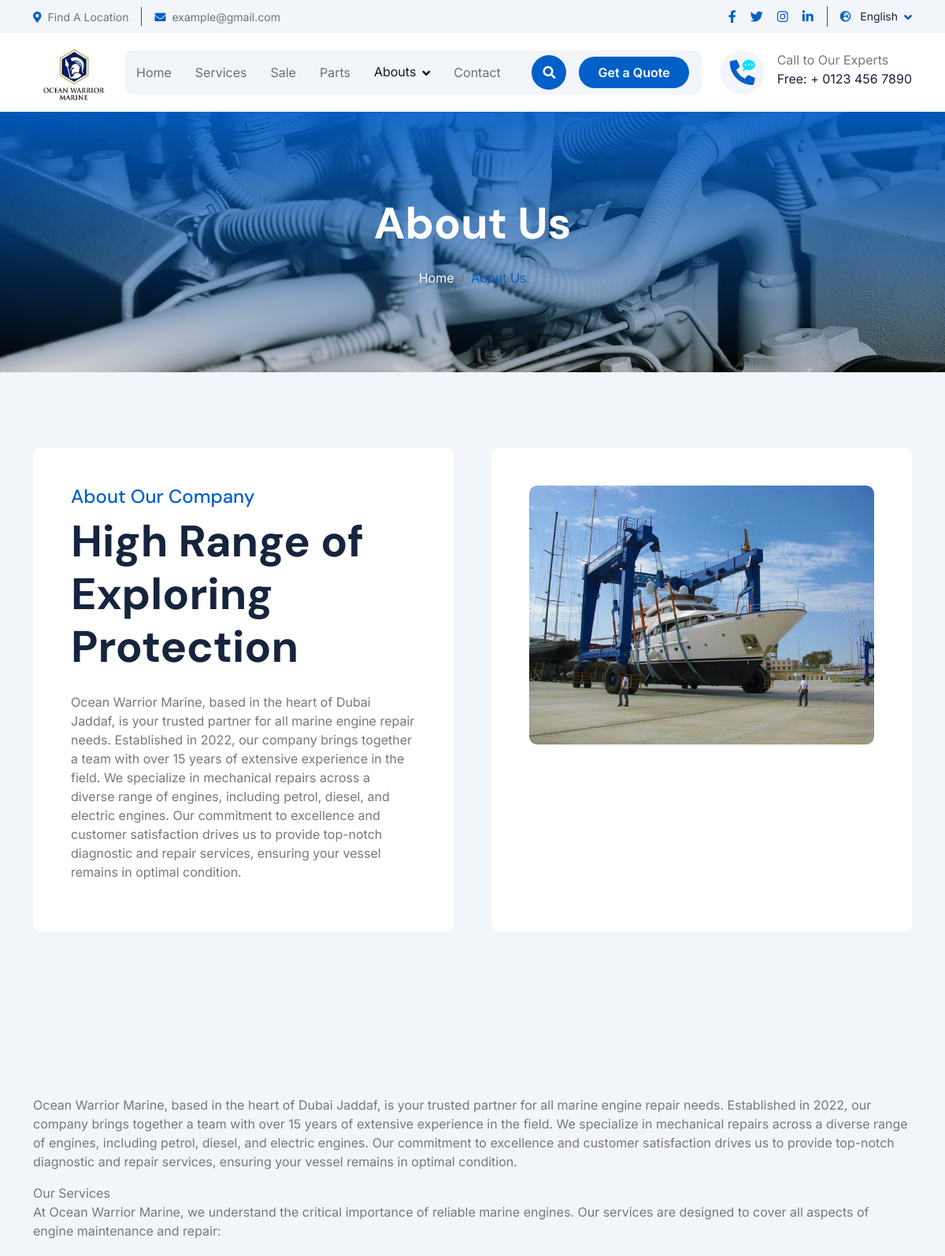
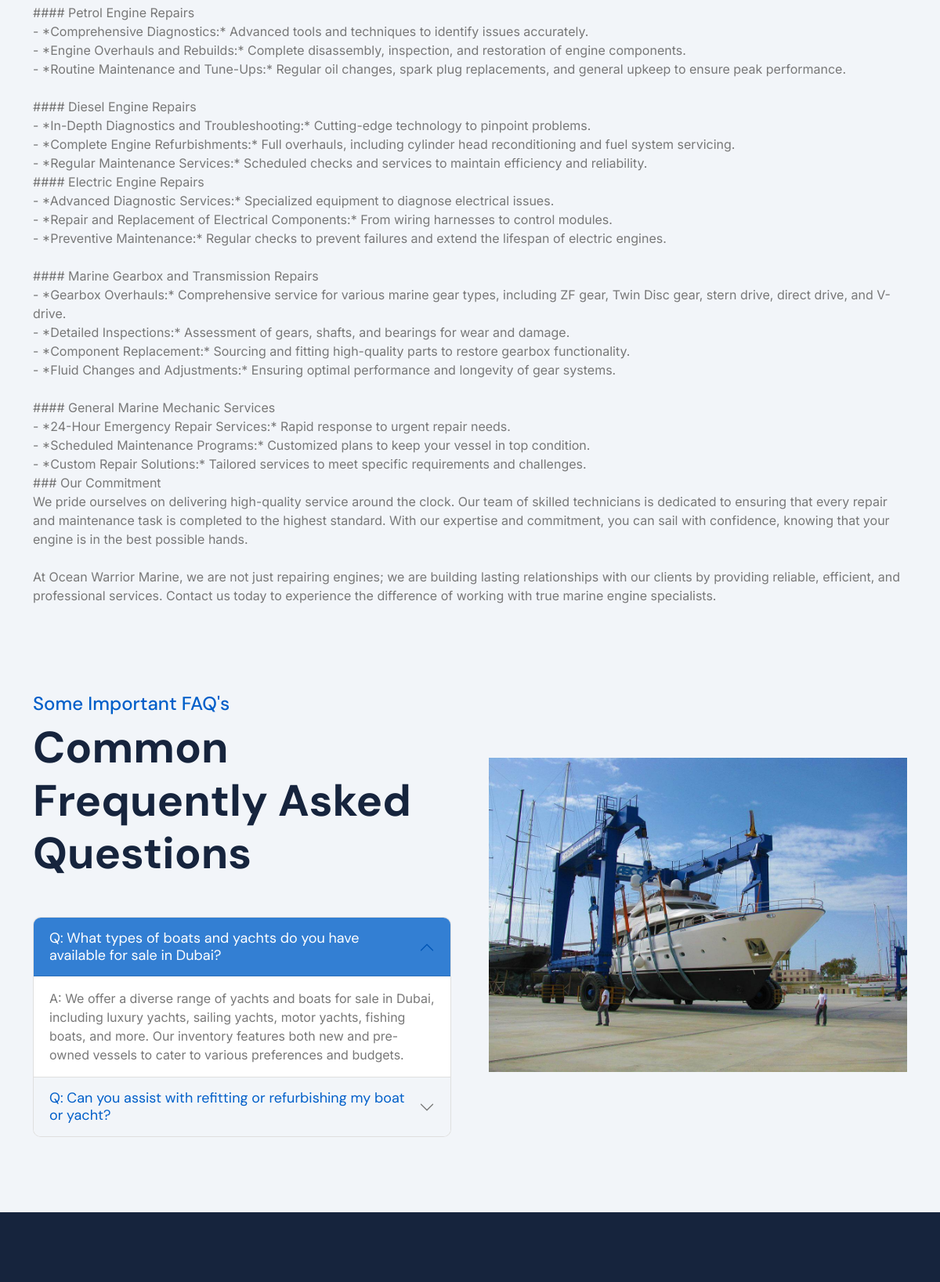
The page /about-us/ (upper part) on the database its author committed (2 pictures, top to bottom).
### settings/models.py (models this page shows, shortened)
class Settings(models.Model):
    site_name = models.CharField( max_length=50)
    logo = models.ImageField( upload_to='setting/')
    phone1 = models.CharField( max_length=30)
    phone2 = models.CharField( max_length=30 , blank=True , null=True)
    email1 = models.EmailField( max_length=254)
    email2 = models.EmailField( max_length=254 ,blank=True , null=True)
    description = models.TextField(max_length=1000)
    fb_link = models.URLField( max_length=200)
    tiktok_link = models.URLField( max_length=200)
    instagram_link = models.URLField( max_length=200)
    whatsapp_link = models.URLField( max_length=200)
    address = models.CharField( max_length=50)
    views = models.PositiveIntegerField(default=0)
    class Meta:
        verbose_name = ("Info")
        verbose_name_plural = ("Info")

### aboutus/models.py (models this page shows, shortened)
class AboutUS(models.Model):
    short_description = models.TextField(("short description"),max_length=1000)
    description = models.TextField(("description"),max_length=100000)
    image_cover = models.ImageField(upload_to='about/')
    class Meta:
        verbose_name = ("About US")
        verbose_name_plural = ("About US")

class FAQ(models.Model):
    title = models.CharField( max_length=150)
    description = models.TextField(max_length=3000)

### aboutus/views.py (the view)
# urls.py: path('' , views.about , name='about_ceo'),
def about(request):
    about = AboutUS.objects.last()
    faqs = FAQ.objects.all()
    context = {
        'about':about,
        'faqs':faqs
    }
    return render(request , 'about_us.html' , context)

### aboutus/templates/about_us.html (shortened to what this page needs)
{% extends "base.html" %}
{% load static %}
{% block body %}
<div class="container-fluid bg-breadcrumb">
    <div class="container text-center py-5" style="max-width: 900px;">
        <h4 class="text-white display-4 mb-4 wow fadeInDown" data-wow-delay="0.1s">About Us</h4>
        <ol class="breadcrumb d-flex justify-content-center mb-0 wow fadeInDown" data-wow-delay="0.3s">
            <li class="breadcrumb-item"><a href="/">Home</a></li>
            <li class="breadcrumb-item active text-primary">About Us</li>
        </ol>
    </div>
</div>
<div class="container-fluid bg-light about py-5">
    <div class="container py-5">
        <div class="row g-5">
            <div class="col-xl-6 wow fadeInLeft" data-wow-delay="0.2s">
                <div class="about-item-content bg-white rounded p-5 h-100">
                    <h4 class="text-primary">About Our Company</h4>
                    <h1 class="display-4 mb-4">High Range of Exploring Protection</h1>
                    <p>{{about.short_description|safe}}
                    </p>
                </div>
            </div>
            <div class="col-xl-6 wow fadeInRight" data-wow-delay="0.2s">
                <div class="bg-white rounded p-5 h-100">
                    <div class="row g-4 justify-content-center">
                        <div class="col-12">
                            <div class="rounded bg-light">
                                <img src="{{about.image_cover.url}}" class="img-fluid rounded w-100" alt="">
                            </div>
                        </div>
                    </div>
                </div>
            </div>
        </div>
    </div>
</div>
<div class="container-fluid bg-light about py-5">
    <div class="container py-5">
        <div class="row g-5">
            <div class="w-100">
                <p>{{about.description|safe}}</p>
            </div>
        </div>
    </div>
</div>
<div class="container-fluid faq-section bg-light pb-5">
    <div class="container pb-5">
        <div class="row g-5 align-items-center">
            <div class="col-xl-6 wow fadeInLeft" data-wow-delay="0.2s">
                <div class="h-100">
                    <div class="mb-5">
                        <h4 class="text-primary">Some Important FAQ's</h4>
                        <h1 class="display-4 mb-0">Common Frequently Asked Questions</h1>
                    </div>
                    <div class="accordion" id="accordionExample">
                        {% for faq in faqs %}
                        <div class="accordion-item">
                            <h2 class="accordion-header" id="heading{{ forloop.counter }}">
                                <button class="accordion-button border-0 {% if not forloop.first %}collapsed{% endif %}"
                                    type="button" data-bs-toggle="collapse"
                                    data-bs-target="#collapse{{ forloop.counter }}"
                                    aria-expanded="{% if forloop.first %}true{% else %}false{% endif %}"
                                    aria-controls="collapse{{ forloop.counter }}">
                                    Q: {{ faq.title }}
                                </button>
                            </h2>
                            <div id="collapse{{ forloop.counter }}"
                                class="accordion-collapse collapse {% if forloop.first %}show{% endif %}"
                                aria-labelledby="heading{{ forloop.counter }}" data-bs-parent="#accordionExample">
                                <div class="accordion-body rounded">
                                    A: {{ faq.description }}
                                </div>
                            </div>
                        </div>
                        {% endfor %}
                    </div>
                </div>
            </div>
            <div class="col-xl-6 wow fadeInRight" data-wow-delay="0.4s">
                <img src="{{about.image_cover.url}}" class="img-fluid w-100" alt="">
            </div>
        </div>
    </div>
</div>
{% endblock %}

### templates/base.html (shortened to what this page needs)
<!DOCTYPE html>
{% load static %}
<html lang="en">
    <head>
        <link rel="stylesheet" href="https://use.fontawesome.com/releases/v5.15.4/css/all.css"/>
        <link href="https://cdn.jsdelivr.net/npm/bootstrap-icons@1.4.1/font/bootstrap-icons.css" rel="stylesheet">
         <link rel="stylesheet" href="https://unpkg.com/swiper/swiper-bundle.min.css">
        <link rel="stylesheet" href="{% static 'lib/animate/animate.min.css'%}"/>
        <link href="{% static 'lib/lightbox/css/lightbox.min.css'%}" rel="stylesheet">
        <link href="{% static 'lib/owlcarousel/assets/owl.carousel.min.css'%}" rel="stylesheet">
        <link href="{% static 'css/bootstrap.min.css'%}" rel="stylesheet">
        <link href="{% static 'css/style.css'%}" rel="stylesheet">
    </head>
    <body>
        <div class="container-fluid topbar px-0 px-lg-4 bg-light py-2 d-none d-lg-block">
            <div class="container">
                <div class="row gx-0 align-items-center">
                    <div class="col-lg-8 text-center text-lg-start mb-lg-0">
                        <div class="d-flex flex-wrap">
                            <div class="border-end border-primary pe-3">
                                <a href="#" class="text-muted small"><i class="fas fa-map-marker-alt text-primary me-2"></i>Find A Location</a>
                            </div>
                            <div class="ps-3">
                                <a href="mailto:example@gmail.com" class="text-muted small"><i class="fas fa-envelope text-primary me-2"></i>example@gmail.com</a>
                            </div>
                        </div>
                    </div>
                    <div class="col-lg-4 text-center text-lg-end">
                        <div class="d-flex justify-content-end">
                            <div class="d-flex border-end border-primary pe-3">
                                <a class="btn p-0 text-primary me-3" href="#"><i class="fab fa-facebook-f"></i></a>
                                <a class="btn p-0 text-primary me-3" href="#"><i class="fab fa-twitter"></i></a>
                                <a class="btn p-0 text-primary me-3" href="#"><i class="fab fa-instagram"></i></a>
                                <a class="btn p-0 text-primary me-0" href="#"><i class="fab fa-linkedin-in"></i></a>
                            </div>
                            <div class="dropdown ms-3">
                                <a href="#" class="dropdown-toggle text-dark" data-bs-toggle="dropdown"><small><i class="fas fa-globe-europe text-primary me-2"></i> English</small></a>
                            </div>
                        </div>
                    </div>
                </div>
            </div>
        </div>
        <div class="container-fluid nav-bar px-0 px-lg-4 py-lg-0">
            <div class="container">
                <nav class="navbar navbar-expand-lg navbar-light">
                    <a href="/" class="navbar-brand p-0">
                        <img src="{{myfooter.logo.url}}" height="100px" width="100px" alt="Logo">
                    </a>
                    <div class="collapse navbar-collapse" id="navbarCollapse">
                        <div class="navbar-nav mx-0 mx-lg-auto">
                            <a href="/" class="nav-item nav-link {% if request.path == '/' %}active{% endif %}">Home</a>
                            <a href="{% url 'services'%}" class="nav-item nav-link {% if request.path == '/services/' %}active{% endif %}">Services</a>
                            <a href="{% url 'on_sale'%}" class="nav-item nav-link {% if request.path == '/boats/on_sale/' %}active{% endif %}">Sale</a>
                            <a href="{% url 'parts'%}" class="nav-item nav-link {% if request.path == '/boats/parts/' %}active{% endif %}">Parts</a>
                            <div class="nav-item dropdown">
                                <a href="#" class="nav-link {% if 'about' in request.path %} active {% endif %}" data-bs-toggle="dropdown">
                                    <span class="dropdown-toggle">Abouts</span>
                                </a>
                            </div>
                            <a href="{% url 'contact'%}" class="nav-item {% if request.path == '/contact/' %}active{% endif %} nav-link">Contact</a>
                            <div class="nav-btn px-3">
                                <button class="btn-search btn btn-primary btn-md-square rounded-circle flex-shrink-0" data-bs-toggle="modal" data-bs-target="#searchModal"><i class="fas fa-search"></i></button>
                                <a href="#" class="btn btn-primary rounded-pill py-2 px-4 ms-3 flex-shrink-0"> Get a Quote</a>
                            </div>
                        </div>
                    </div>
                    <div class="d-none d-xl-flex flex-shrink-0 ps-4">
                        <a href="#" class="btn btn-light btn-lg-square rounded-circle position-relative wow tada" data-wow-delay=".9s">
                            <i class="fa fa-phone-alt fa-2x"></i>
                            <div class="position-absolute" style="top: 7px; right: 12px;">
                                <span><i class="fa fa-comment-dots text-secondary"></i></span>
                            </div>
                        </a>
                        <div class="d-flex flex-column ms-3">
                            <span>Call to Our Experts</span>
                            <a href="tel:+ 0123 456 7890"><span class="text-dark">Free: + 0123 456 7890</span></a>
                        </div>
                    </div>
                </nav>
            </div>
        </div>
         {% block body %}
         {% endblock body %}
        <div class="container-fluid footer py-5 wow fadeIn" data-wow-delay="0.2s">
            <div class="container py-5">
                <div class="row g-5">
                    <div class="col-xl-9">
                        <div class="mb-5">
                            <div class="row g-4">
                            </div>
                        </div>
                    </div>
                </div>
            </div>
        </div>
    </body>
</html>

### static/css/style.css (style rules this page uses)
.btn { font-weight: 600; transition: .5s; }
.btn-md-square { width: 44px; height: 44px; }
.btn-lg-square { width: 56px; height: 56px; }
.btn-square, .btn-sm-square, .btn-md-square, .btn-lg-square, .btn-xl-square { padding: 0; display: flex; align-items: center; justify-content: center; font-weight: normal; }
.btn.btn-primary { color: var(--bs-white); border: none; }
.btn.btn-light { color: var(--bs-primary); border: none; }
.topbar .dropdown-toggle::after { border: none; content: "\f107"; font-family: "Font Awesome 5 Free"; font-weight: 600; vertical-align: middle; margin-left: 8px; color: var(--bs-primary); }
.nav-bar { background: var(--bs-white); transition: 1s; }
.navbar-light .navbar-brand img { transition: .5s; }
.navbar .navbar-nav .nav-item .nav-link { padding: 0; }
.navbar .navbar-nav .nav-item { display: flex; align-items: center; padding: 15px; }
.navbar .dropdown-toggle::after { border: none; content: "\f107"; font-family: "Font Awesome 5 Free"; font-weight: 600; vertical-align: middle; margin-left: 8px; }
@media (min-width: 992px) { .navbar { padding: 0px 0; } }
@media (min-width: 992px) { .navbar .nav-btn { display: flex; align-items: center; justify-content: end; } }
@media (min-width: 992px) { .navbar .navbar-nav { width: 100%; display: flex; justify-content: center; align-items: center; background: var(--bs-light); border-radius: 10px; } }
@media (min-width: 992px) { .navbar .navbar-nav .nav-btn { width: 100%; display: flex; margin-left: auto; } }
.bg-breadcrumb { position: relative; overflow: hidden; background: linear-gradient(rgba(1, 95, 201, 0.9), rgba(0, 0, 0, 0.2)), url(../img/service_cover.jpg); background-position: center center; background-repeat: no-repeat; background-size: cover; padding: 60px 0 60px 0; transition: 0.5s; }
.bg-breadcrumb .breadcrumb { position: relative; }
.bg-breadcrumb .breadcrumb .breadcrumb-item a { color: var(--bs-white); }
.faq-section .accordion .accordion-item .accordion-header .accordion-button { color: var(--bs-white); background: rgba(1, 95, 201, .8); font-size: 18px; }
.faq-section .accordion .accordion-item .accordion-header .accordion-button.collapsed { color: var(--bs-primary); background: var(--bs-light); }
.footer { background: var(--bs-dark); }

### rows shown on the page
Settings: logo (picture)
AboutUS: short_description "Ocean Warrior Marine, based in the heart of Dubai Jaddaf, is your trusted partner for all marine engine repair needs. Established in 2022, our company brings together a team with over 15 years of extensive experience in the field. We specialize in mechanical repairs across a diverse range of engines, including petrol, diesel, and electric engines. Our commitment to excellence and customer satisfaction drives us to provide top-notch diagnostic and repair services, ensuring your vessel remains in optimal condition.", image_cover (picture), description "Ocean Warrior Marine, based in the heart of Dubai Jaddaf, is your trusted partner for all marine engine repair needs. Established in 2022, our company brings together a team with over 15 years of extensive experience in the field. We specialize in mechanical repairs across a diverse range of engines, including petrol, diesel, and electric engines. Our commitment to excellence and customer satisfaction drives us to provide top-notch diagnostic and repair services, ensuring your vessel remains in optimal condition. Our Services At Ocean Warrior Marine, we understand the critical importance of reliable marine engines. Our services are designed to cover all aspects of engine maintenance and…"
FAQ: title "What types of boats and yachts do you have available for sale in Dubai?", description "We offer a diverse range of yachts and boats for sale in Dubai, including luxury yachts, sailing yachts, motor yachts, fishing boats, and more. Our inventory features both new and pre-owned vessels to cater to various preferences and budgets."
FAQ: title "Can you assist with refitting or refurbishing my boat or yacht?"
